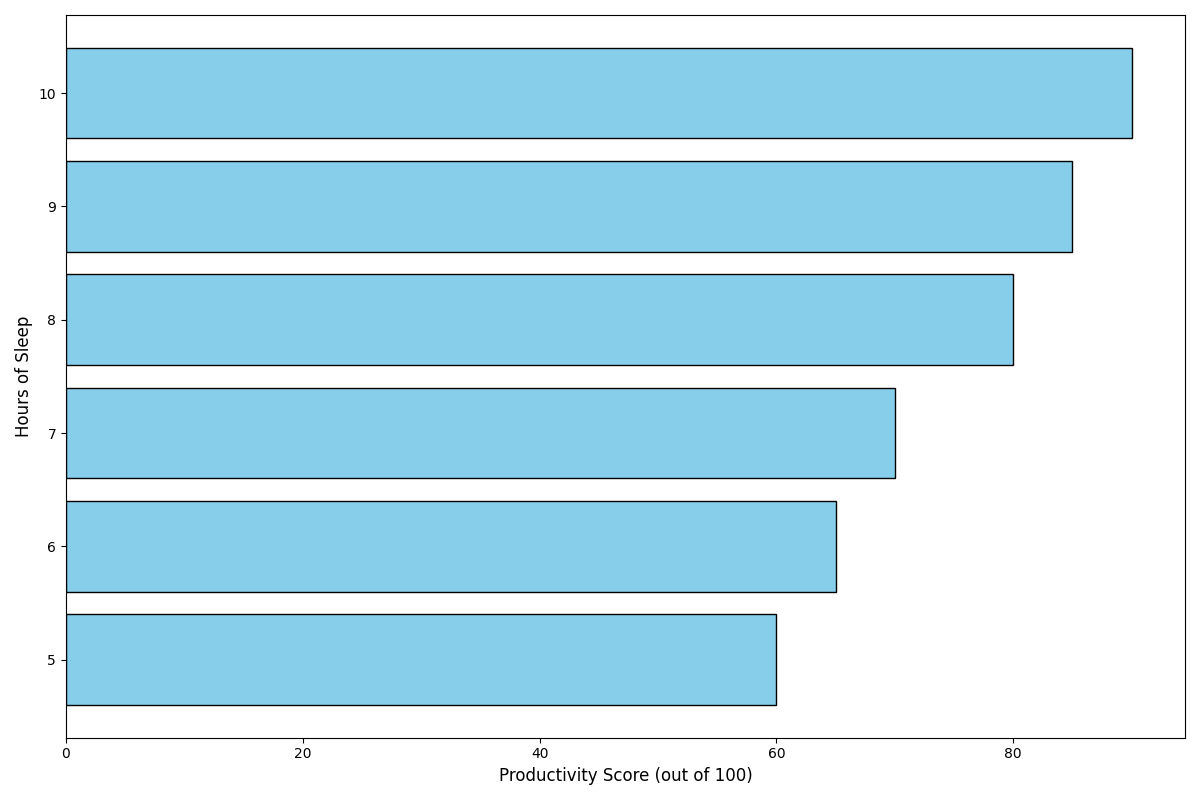

Python code for this plot:
import matplotlib.pyplot as plt
import numpy as np

# Manually shuffled data arrays
sleep_hours = np.array([9, 6, 10, 7, 8, 5])
productivity_scores = np.array([85, 65, 90, 70, 80, 60])

fig, ax = plt.subplots(figsize=(12, 8))

# Create a horizontal bar chart
ax.barh(sleep_hours, productivity_scores, color='skyblue', edgecolor='k')

ax.set_xlabel('Productivity Score (out of 100)', fontsize=12)
ax.set_ylabel('Hours of Sleep', fontsize=12)

plt.tight_layout()
plt.show()
